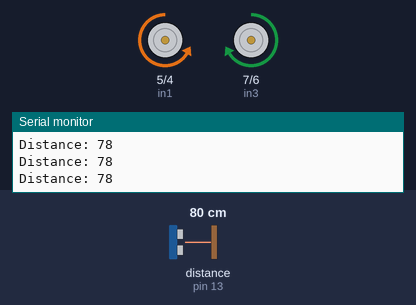
Bench run of a sketch on a simulated Arduino Uno, built with avr-gcc and run on an emulated ATmega328P. On the bench: motor-driver pin pairs drawn as motors (green arrow = first pin HIGH = forward, orange = second pin HIGH = backward, longer = more drive, scaled by the enable pin), the last lines printed to the serial monitor. Wiring (inferred from the names in the program): ultrasonic range finder: trigger pin 12; echo pin 13. Inputs (shaded band) come from the test bench; at power-on: distance to the obstacle (sensor on pin 13) 80 cm. The echo pulse lasts 58.3 µs per cm.

Above: at 1.2 s.
1.3 s: distance to the obstacle (sensor on pin 13) set to 12 cm
2.8 s: distance to the obstacle (sensor on pin 13) set to 9 cm
At 3.8 s:
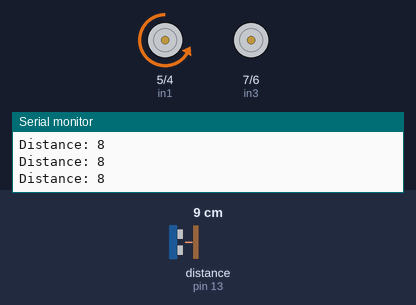
4.3 s: distance to the obstacle (sensor on pin 13) set to 18 cm
At 5.0 s:
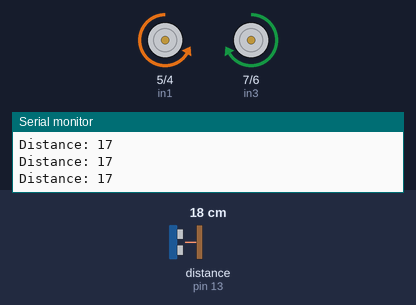
Timing chart, 0 to 7.3 s (numbered marks = the images above; inputs shaded):
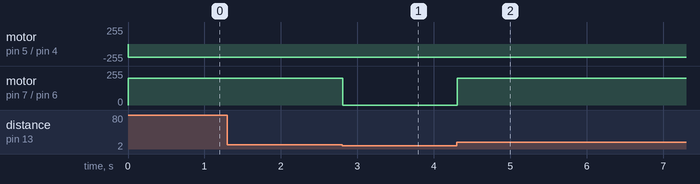

The sketch:

motor.ino
```cpp
    /*  Arduino DC Motor Control - PWM | H-Bridge | L298N
             Example 02 - Arduino Robot Car Control
        by Dejan Nedelkovski, www.HowToMechatronics.com
    */
    #define enA 9
    #define in1 5
    #define in2 4
    #define enB 10
    #define in3 7
    #define in4 6
    int motorSpeedA = 0;
    int motorSpeedB = 0;
    const int trigpin=12;
    const int echopin=13;
    long duration;
    int distance;
    void setup() {
      pinMode(enA, OUTPUT);
      pinMode(enB, OUTPUT);
      pinMode(in1, OUTPUT);
      pinMode(in2, OUTPUT);
      pinMode(in3, OUTPUT);
      pinMode(in4, OUTPUT);
      pinMode(trigpin,OUTPUT);
      pinMode(echopin,INPUT);
      Serial.begin(9600);
    }
    void loop() {
      // Clears the trigPin
digitalWrite(trigpin, LOW);
delayMicroseconds(2);
// Sets the trigPin on HIGH state for 10 micro seconds
digitalWrite(trigpin, HIGH);
delayMicroseconds(10);
digitalWrite(trigpin, LOW);
// Reads the echoPin, returns the sound wave travel time in microseconds
duration = pulseIn(echopin, HIGH);
// Calculating the distance
distance= duration*0.034/2;
if(distance>=10)
{
      digitalWrite(in1,LOW);
      digitalWrite(in2,HIGH);
      digitalWrite(in3,HIGH);
      digitalWrite(in4,LOW);
      motorSpeedA=200;
      motorSpeedB=200;
      analogWrite(enA, motorSpeedA); // Send PWM signal to motor A
      analogWrite(enB, motorSpeedB); // Send PWM signal to motor B
}
else
{
  digitalWrite(in1,LOW);
      digitalWrite(in2,HIGH);
      digitalWrite(in3,HIGH);
      digitalWrite(in4,LOW);
      motorSpeedA=200;
      motorSpeedB=0;
      analogWrite(enA, motorSpeedA); // Send PWM signal to motor A
      analogWrite(enB, motorSpeedB); // Send PWM signal to motor B
}
Serial.print("Distance: ");
Serial.println(distance);

    }
```

Measured:
- the behaviour switches between 11 and 10 cm on distance to the obstacle (sensor on pin 13) (found by bisection; images 0 and 1)
- after the input at 2.8 s, motor on pin 7 (in3) / pin 6 (in4): forward 200/255 → stopped at once
- after the input at 4.3 s, motor on pin 7 (in3) / pin 6 (in4): stopped → forward 200/255 at once
